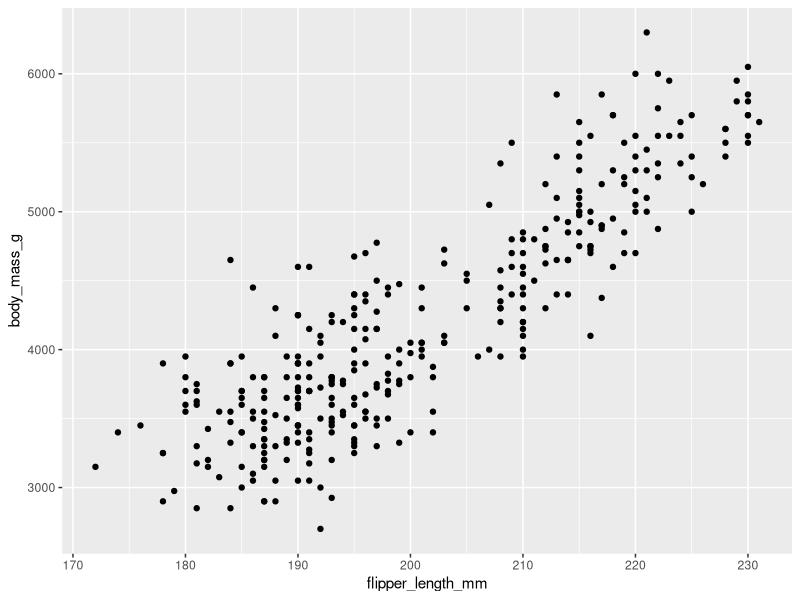
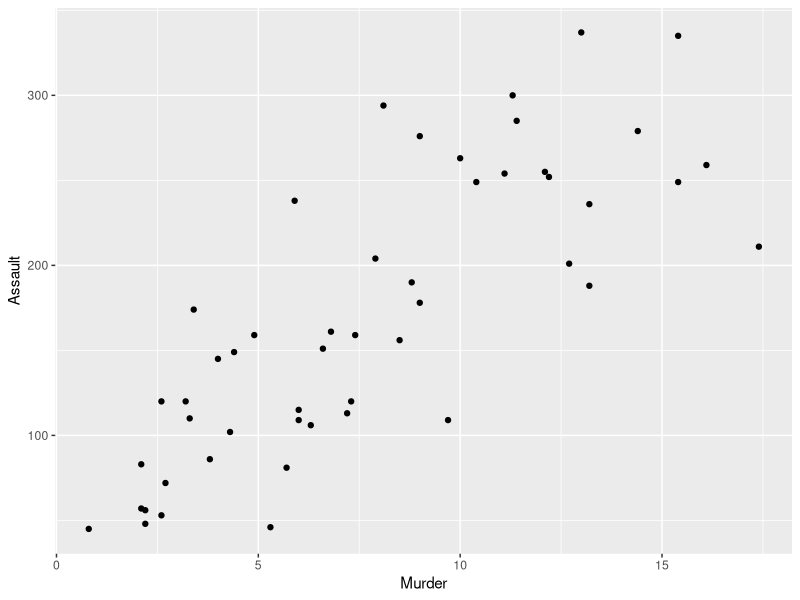

The R script that drew these images, in order:
library(ggplot2)
library(tidyverse)
library(palmerpenguins)
data("penguins")
view(penguins)
data("USArrests")
view(USArrests)
ggplot(data = penguins) + geom_point(mapping = aes(x=flipper_length_mm,y=body_mass_g))

ggplot(data = USArrests) + geom_point(mapping = aes(x=Murder,y=Assault))
